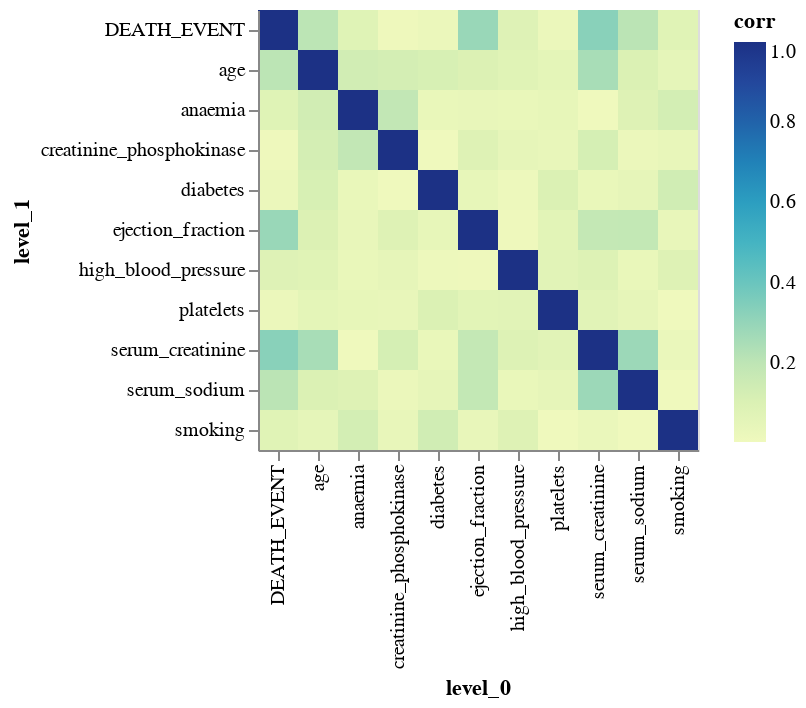

Notebook code for this chart:
### Code cell
corr_df = (
    train_df.drop(['sex', 'time'], axis = 1)
    .corr('spearman')
    .abs()
    .stack()
    .reset_index(name='corr'))
alt.Chart(corr_df).mark_rect().encode(
    x='level_0',
    y='level_1',
    size='corr',
    color='corr')

### Figure 1 — Vega-Lite specification as saved in the notebook (floating-point values rounded to 4 significant figures)
{"$schema": "https://vega.github.io/schema/vega-lite/v4.8.1.json", "config": {"view": {"continuousHeight": 300, "continuousWidth": 400}}, "data": {"name": "data-2e4717f376ac54c4caa9636dd78856f9"}, "datasets": {"data-2e4717f376ac54c4caa9636dd78856f9": [{"corr": 1, "level_0": "age", "level_1": "age"}, {"corr": 0.1357, "level_0": "age", "level_1": "anaemia"}, {"corr": 0.1259, "level_0": "age", "level_1": "creatinine_phosphokinase"}, {"corr": 0.1141, "level_0": "age", "level_1": "diabetes"}, {"corr": 0.09953, "level_0": "age", "level_1": "ejection_fraction"}, {"corr": 0.07566, "level_0": "age", "level_1": "high_blood_pressure"}, {"corr": 0.05842, "level_0": "age", "level_1": "platelets"}, {"corr": 0.2522, "level_0": "age", "level_1": "serum_creatinine"}, {"corr": 0.1011, "level_0": "age", "level_1": "serum_sodium"}, {"corr": 0.05, "level_0": "age", "level_1": "smoking"}, {"corr": 0.2032, "level_0": "age", "level_1": "DEATH_EVENT"}, {"corr": 0.1357, "level_0": "anaemia", "level_1": "age"}, {"corr": 1, "level_0": "anaemia", "level_1": "anaemia"}, {"corr": 0.1866, "level_0": "anaemia", "level_1": "creatinine_phosphokinase"}, {"corr": 0.03212, "level_0": "anaemia", "level_1": "diabetes"}, {"corr": 0.03928, "level_0": "anaemia", "level_1": "ejection_fraction"}, {"corr": 0.0326, "level_0": "anaemia", "level_1": "high_blood_pressure"}, {"corr": 0.04469, "level_0": "anaemia", "level_1": "platelets"}, {"corr": 0.002882, "level_0": "anaemia", "level_1": "serum_creatinine"}, {"corr": 0.0864, "level_0": "anaemia", "level_1": "serum_sodium"}, {"corr": 0.1289, "level_0": "anaemia", "level_1": "smoking"}, {"corr": 0.08313, "level_0": "anaemia", "level_1": "DEATH_EVENT"}, {"corr": 0.1259, "level_0": "creatinine_phosphokinase", "level_1": "age"}, {"corr": 0.1866, "level_0": "creatinine_phosphokinase", "level_1": "anaemia"}, {"corr": 1, "level_0": "creatinine_phosphokinase", "level_1": "creatinine_phosphokinase"}, {"corr": 0.004654, "level_0": "creatinine_phosphokinase", "level_1": "diabetes"}, {"corr": 0.08742, "level_0": "creatinine_phosphokinase", "level_1": "ejection_fraction"}, {"corr": 0.04657, "level_0": "creatinine_phosphokinase", "level_1": "high_blood_pressure"}, {"corr": 0.03871, "level_0": "creatinine_phosphokinase", "level_1": "platelets"}, {"corr": 0.1226, "level_0": "creatinine_phosphokinase", "level_1": "serum_creatinine"}, {"corr": 0.02371, "level_0": "creatinine_phosphokinase", "level_1": "serum_sodium"}, {"corr": 0.03912, "level_0": "creatinine_phosphokinase", "level_1": "smoking"}, {"corr": 0.008971, "level_0": "creatinine_phosphokinase", "level_1": "DEATH_EVENT"}, {"corr": 0.1141, "level_0": "diabetes", "level_1": "age"}, {"corr": 0.03212, "level_0": "diabetes", "level_1": "anaemia"}, {"corr": 0.004654, "level_0": "diabetes", "level_1": "creatinine_phosphokinase"}, {"corr": 1, "level_0": "diabetes", "level_1": "diabetes"}, {"corr": 0.04143, "level_0": "diabetes", "level_1": "ejection_fraction"}, {"corr": 0.01453, "level_0": "diabetes", "level_1": "high_blood_pressure"}, {"corr": 0.1016, "level_0": "diabetes", "level_1": "platelets"}, {"corr": 0.03286, "level_0": "diabetes", "level_1": "serum_creatinine"}, {"corr": 0.04899, "level_0": "diabetes", "level_1": "serum_sodium"}, {"corr": 0.1392, "level_0": "diabetes", "level_1": "smoking"}, {"corr": 0.02286, "level_0": "diabetes", "level_1": "DEATH_EVENT"}, {"corr": 0.09953, "level_0": "ejection_fraction", "level_1": "age"}, {"corr": 0.03928, "level_0": "ejection_fraction", "level_1": "anaemia"}, {"corr": 0.08742, "level_0": "ejection_fraction", "level_1": "creatinine_phosphokinase"}, {"corr": 0.04143, "level_0": "ejection_fraction", "level_1": "diabetes"}, {"corr": 1, "level_0": "ejection_fraction", "level_1": "ejection_fraction"}, {"corr": 0.009416, "level_0": "ejection_fraction", "level_1": "high_blood_pressure"}, {"corr": 0.06675, "level_0": "ejection_fraction", "level_1": "platelets"}, {"corr": 0.1776, "level_0": "ejection_fraction", "level_1": "serum_creatinine"}, {"corr": 0.1807, "level_0": "ejection_fraction", "level_1": "serum_sodium"}, {"corr": 0.036, "level_0": "ejection_fraction", "level_1": "smoking"}, {"corr": 0.289, "level_0": "ejection_fraction", "level_1": "DEATH_EVENT"}, {"corr": 0.07566, "level_0": "high_blood_pressure", "level_1": "age"}, {"corr": 0.0326, "level_0": "high_blood_pressure", "level_1": "anaemia"}, {"corr": 0.04657, "level_0": "high_blood_pressure", "level_1": "creatinine_phosphokinase"}, {"corr": 0.01453, "level_0": "high_blood_pressure", "level_1": "diabetes"}, {"corr": 0.009416, "level_0": "high_blood_pressure", "level_1": "ejection_fraction"}, {"corr": 1, "level_0": "high_blood_pressure", "level_1": "high_blood_pressure"}, {"corr": 0.07293, "level_0": "high_blood_pressure", "level_1": "platelets"}, {"corr": 0.09145, "level_0": "high_blood_pressure", "level_1": "serum_creatinine"}, {"corr": 0.03008, "level_0": "high_blood_pressure", "level_1": "serum_sodium"}, {"corr": 0.08781, "level_0": "high_blood_pressure", "level_1": "smoking"}, {"corr": 0.08493, "level_0": "high_blood_pressure", "level_1": "DEATH_EVENT"}, {"corr": 0.05842, "level_0": "platelets", "level_1": "age"}, {"corr": 0.04469, "level_0": "platelets", "level_1": "anaemia"}, {"corr": 0.03871, "level_0": "platelets", "level_1": "creatinine_phosphokinase"}, {"corr": 0.1016, "level_0": "platelets", "level_1": "diabetes"}, {"corr": 0.06675, "level_0": "platelets", "level_1": "ejection_fraction"}, {"corr": 0.07293, "level_0": "platelets", "level_1": "high_blood_pressure"}, {"corr": 1, "level_0": "platelets", "level_1": "platelets"}, {"corr": 0.07153, "level_0": "platelets", "level_1": "serum_creatinine"}, {"corr": 0.04733, "level_0": "platelets", "level_1": "serum_sodium"}, {"corr": 0.002337, "level_0": "platelets", "level_1": "smoking"}, {"corr": 0.02157, "level_0": "platelets", "level_1": "DEATH_EVENT"}, {"corr": 0.2522, "level_0": "serum_creatinine", "level_1": "age"}, {"corr": 0.002882, "level_0": "serum_creatinine", "level_1": "anaemia"}, {"corr": 0.1226, "level_0": "serum_creatinine", "level_1": "creatinine_phosphokinase"}, {"corr": 0.03286, "level_0": "serum_creatinine", "level_1": "diabetes"}, {"corr": 0.1776, "level_0": "serum_creatinine", "level_1": "ejection_fraction"}, {"corr": 0.09145, "level_0": "serum_creatinine", "level_1": "high_blood_pressure"}, {"corr": 0.07153, "level_0": "serum_creatinine", "level_1": "platelets"}, {"corr": 1, "level_0": "serum_creatinine", "level_1": "serum_creatinine"}, {"corr": 0.2812, "level_0": "serum_creatinine", "level_1": "serum_sodium"}, {"corr": 0.02568, "level_0": "serum_creatinine", "level_1": "smoking"}, {"corr": 0.3269, "level_0": "serum_creatinine", "level_1": "DEATH_EVENT"}, {"corr": 0.1011, "level_0": "serum_sodium", "level_1": "age"}, {"corr": 0.0864, "level_0": "serum_sodium", "level_1": "anaemia"}, {"corr": 0.02371, "level_0": "serum_sodium", "level_1": "creatinine_phosphokinase"}, {"corr": 0.04899, "level_0": "serum_sodium", "level_1": "diabetes"}, {"corr": 0.1807, "level_0": "serum_sodium", "level_1": "ejection_fraction"}, {"corr": 0.03008, "level_0": "serum_sodium", "level_1": "high_blood_pressure"}, {"corr": 0.04733, "level_0": "serum_sodium", "level_1": "platelets"}, {"corr": 0.2812, "level_0": "serum_sodium", "level_1": "serum_creatinine"}, {"corr": 1, "level_0": "serum_sodium", "level_1": "serum_sodium"}, {"corr": 0.004368, "level_0": "serum_sodium", "level_1": "smoking"}, {"corr": 0.206, "level_0": "serum_sodium", "level_1": "DEATH_EVENT"}, {"corr": 0.05, "level_0": "smoking", "level_1": "age"}, {"corr": 0.1289, "level_0": "smoking", "level_1": "anaemia"}, {"corr": 0.03912, "level_0": "smoking", "level_1": "creatinine_phosphokinase"}, {"corr": 0.1392, "level_0": "smoking", "level_1": "diabetes"}, {"corr": 0.036, "level_0": "smoking", "level_1": "ejection_fraction"}, {"corr": 0.08781, "level_0": "smoking", "level_1": "high_blood_pressure"}, {"corr": 0.002337, "level_0": "smoking", "level_1": "platelets"}, {"corr": 0.02568, "level_0": "smoking", "level_1": "serum_creatinine"}, {"corr": 0.004368, "level_0": "smoking", "level_1": "serum_sodium"}, {"corr": 1, "level_0": "smoking", "level_1": "smoking"}, {"corr": 0.07591, "level_0": "smoking", "level_1": "DEATH_EVENT"}, {"corr": 0.2032, "level_0": "DEATH_EVENT", "level_1": "age"}, {"corr": 0.08313, "level_0": "DEATH_EVENT", "level_1": "anaemia"}, {"corr": 0.008971, "level_0": "DEATH_EVENT", "level_1": "creatinine_phosphokinase"}, {"corr": 0.02286, "level_0": "DEATH_EVENT", "level_1": "diabetes"}, {"corr": 0.289, "level_0": "DEATH_EVENT", "level_1": "ejection_fraction"}, {"corr": 0.08493, "level_0": "DEATH_EVENT", "level_1": "high_blood_pressure"}, {"corr": 0.02157, "level_0": "DEATH_EVENT", "level_1": "platelets"}, {"corr": 0.3269, "level_0": "DEATH_EVENT", "level_1": "serum_creatinine"}, {"corr": 0.206, "level_0": "DEATH_EVENT", "level_1": "serum_sodium"}, {"corr": 0.07591, "level_0": "DEATH_EVENT", "level_1": "smoking"}, {"corr": 1, "level_0": "DEATH_EVENT", "level_1": "DEATH_EVENT"}]}, "encoding": {"color": {"field": "corr", "type": "quantitative"}, "size": {"field": "corr", "type": "quantitative"}, "x": {"field": "level_0", "type": "nominal"}, "y": {"field": "level_1", "type": "nominal"}}, "mark": "rect"}
